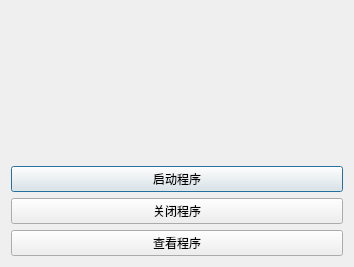
<?xml version="1.0" encoding="UTF-8"?>
<ui version="4.0">
 <class>Managerview</class>
 <widget class="QDialog" name="Managerview">
  <property name="geometry">
   <rect>
    <x>0</x>
    <y>0</y>
    <width>354</width>
    <height>267</height>
   </rect>
  </property>
  <property name="windowTitle">
   <string>管理我的程序</string>
  </property>
  <layout class="QVBoxLayout" name="verticalLayout_2">
   <item>
    <widget class="QLabel" name="infoLabel">
     <property name="text">
      <string/>
     </property>
    </widget>
   </item>
   <item>
    <layout class="QVBoxLayout" name="verticalLayout">
     <item>
      <widget class="QPushButton" name="launchButton">
       <property name="text">
        <string>启动程序</string>
       </property>
      </widget>
     </item>
     <item>
      <widget class="QPushButton" name="closeButton">
       <property name="text">
        <string>关闭程序</string>
       </property>
      </widget>
     </item>
     <item>
      <widget class="QPushButton" name="gotoButton">
       <property name="text">
        <string>查看程序</string>
       </property>
      </widget>
     </item>
    </layout>
   </item>
  </layout>
 </widget>
 <resources/>
 <connections/>
</ui>
